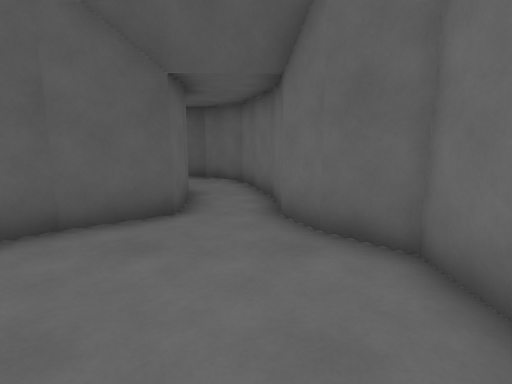
View 1 (above)

16 first-person views from a walk through a 3-D level made in the Godot game engine. The camera is 1.4 m above the floor, tilts 10° down and sees 80° across. The floor is counted in squares, 1 m on a side. Each view is taken from the middle of a square. On the plan, view 1 faces up. The plan holds only what a view shows up to about 14 squares ahead; the rest is blank.

View 2
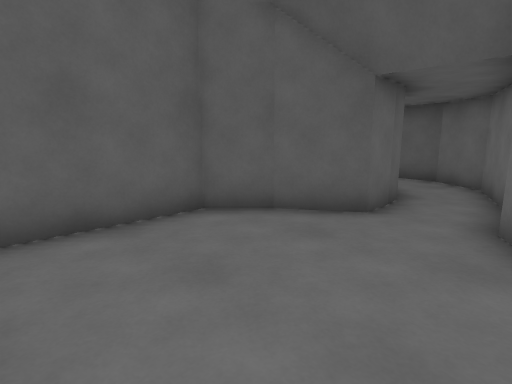

View 3
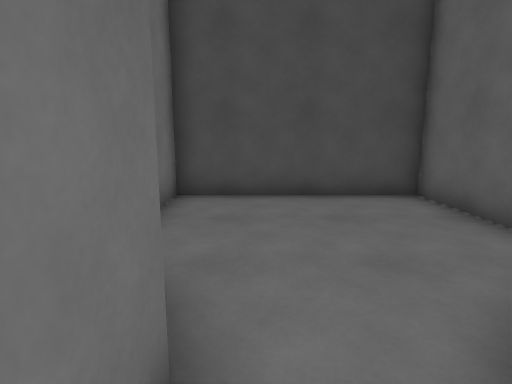

View 4
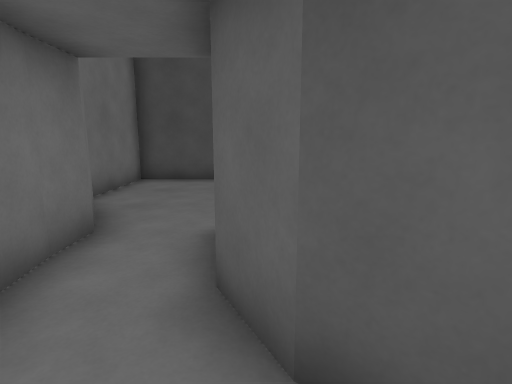

View 5
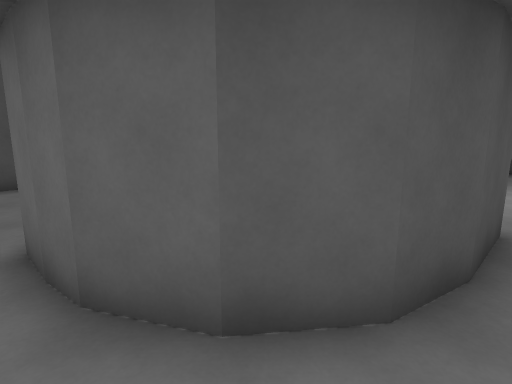

View 6
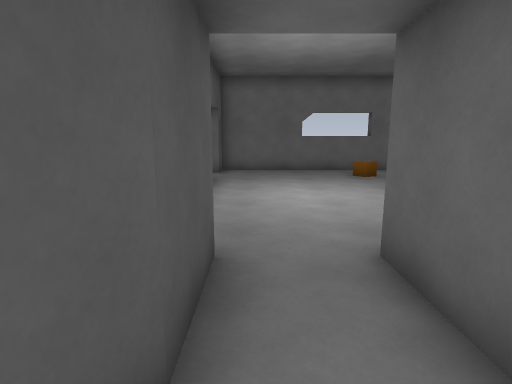

View 7
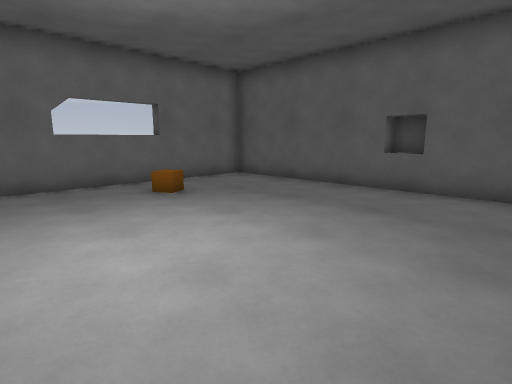

View 8
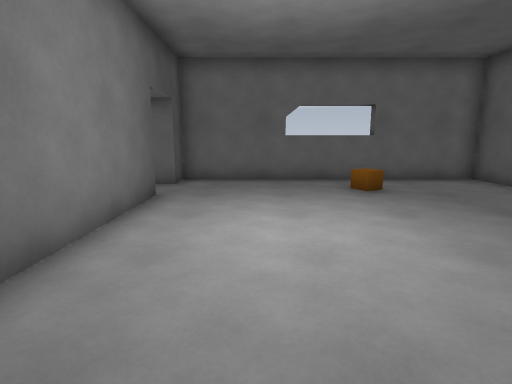

View 9
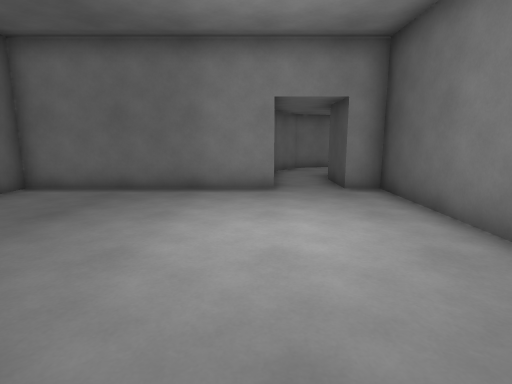

View 10
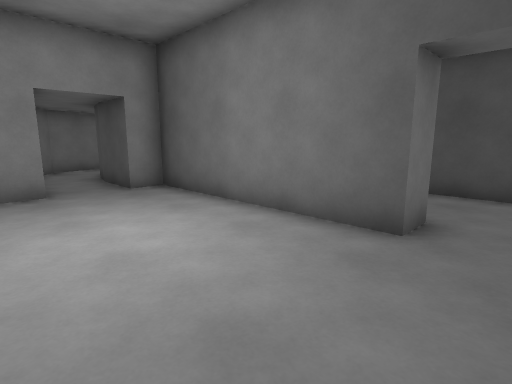

View 11
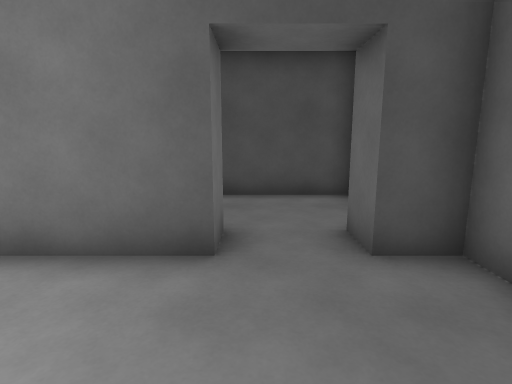

View 12
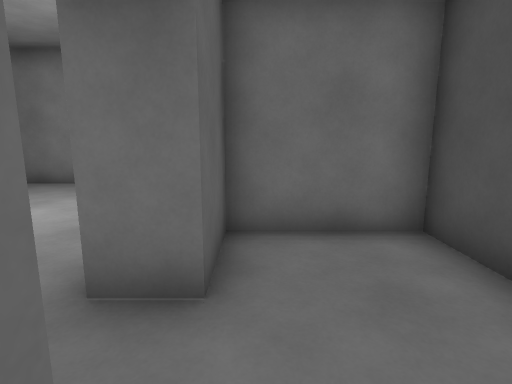

View 13
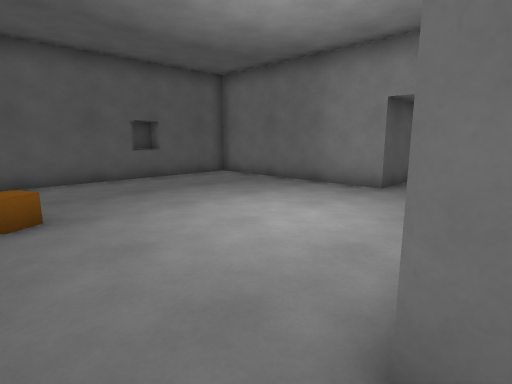

View 14
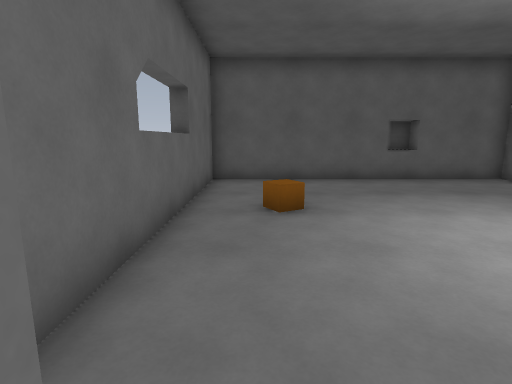

View 15
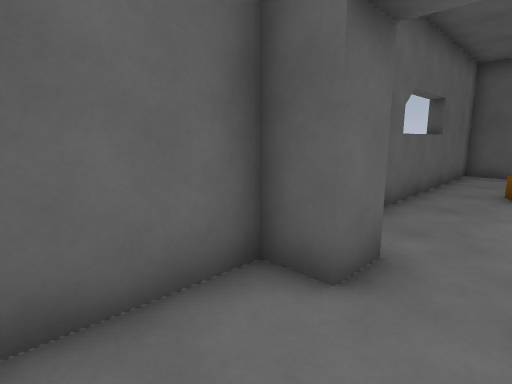

View 16
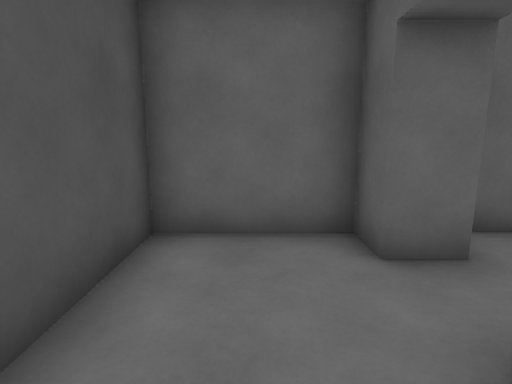

### Floor plan
Points are (right, up) in squares from view 1. A wall is a line through its corners. A room is listed if a view was taken in it or the views show most of it. See-through windows are left out.
Room 1 (views 1, 2, 3)
walls: (-2.9, 4.6) (-4, 3.5) (-4, -0.5) (2, -0.5) (2, 3.5) (1, 4.5) (0.5, 5.5) (0.5, 6.6); (-1.5, 6.6) (-1.5, 5.5) (-3.1, 4.5); (0.5, 6.5) (0.3, 7.6); (-1.6, 7.3) (-1.5, 6.5)
ways out: opening at (-1, 7) to room 2
Room 2 (views 4, 5)
walls: (0.3, 7.6) (-0.4, 10.1) (-1.8, 11.1); (-3.2, 9.2) (-2.2, 8.4) (-1.6, 7.3)
ways out: opening at (-1, 7) to room 1; opening at (-2, 10) to room 3
Room 3 (views 6, 7, 8, 9, 10, 11, 13, 14)
walls: (-13.5, 7.5) (-13.5, 8.5) (-6.5, 8.5) (-6.5, 9.5) (-4.5, 9.5); (-9.5, 19.1) (-10.5, 19.1); (-4.5, 11.5) (-6.5, 11.5) (-6.5, 18.5) (-16.4, 18.5) (-16.4, 8.5) (-15.4, 8.5) (-15.4, 7.5); (-4.6, 9.5) (-3.2, 9.2); (-1.8, 11.1) (-3.2, 11.3)
ways out: opening at (-2, 10) to room 2; opening at (-14.5, 8) to room 4
Room 4 (views 12, 15, 16)
walls: (-15.4, 7.5) (-16.4, 7.5) (-16.4, 4.5) (-11.5, 4.5) (-11.5, 7.5) (-13.5, 7.5)
ways out: opening at (-14.5, 8) to room 3

Where each view was taken, in squares from view 1:
view 1: 0 up, 0 right, facing up
view 2: 0 up, 1 right, facing up-left
view 3: 7 up, 0 right, facing down
view 4: 10 up, 2 left, facing down
view 5: 10 up, 1 left, facing down-left
view 6: 10 up, 3 left, facing left
view 7: 10 up, 7 left, facing up-left
view 8: 11 up, 6 left, facing left
view 9: 12 up, 15 left, facing right
view 10: 13 up, 15 left, facing down-right
view 11: 12 up, 14 left, facing down
view 12: 7 up, 16 left, facing right
view 13: 8 up, 15 left, facing up-right
view 14: 8 up, 15 left, facing up
view 15: 5 up, 14 left, facing up-left
view 16: 6 up, 12 left, facing left
